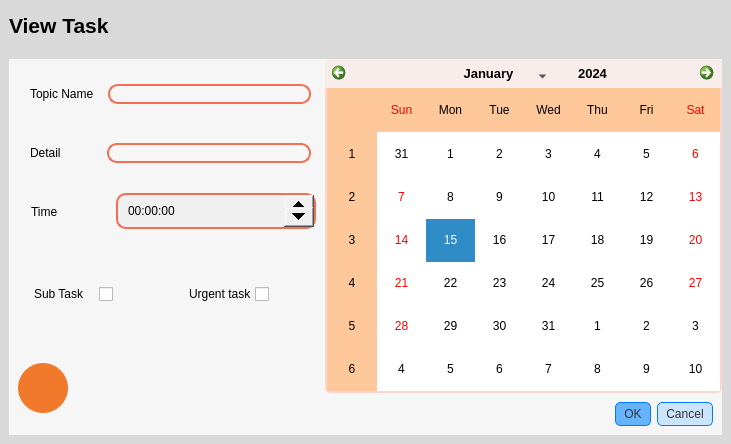
<?xml version="1.0" encoding="UTF-8"?>
<ui version="4.0">
 <class>Form</class>
 <widget class="QWidget" name="Form">
  <property name="geometry">
   <rect>
    <x>0</x>
    <y>0</y>
    <width>731</width>
    <height>444</height>
   </rect>
  </property>
  <property name="windowTitle">
   <string>Form</string>
  </property>
  <layout class="QVBoxLayout" name="verticalLayout_3">
   <property name="spacing">
    <number>0</number>
   </property>
   <property name="leftMargin">
    <number>0</number>
   </property>
   <property name="topMargin">
    <number>0</number>
   </property>
   <property name="rightMargin">
    <number>0</number>
   </property>
   <property name="bottomMargin">
    <number>0</number>
   </property>
   <item>
    <widget class="QFrame" name="main_create_task_frame">
     <property name="styleSheet">
      <string notr="true">*{
color: #000;
border : none;
}
QLineEdit:focus {
    border-color: #007bff; /* Blue border when focused */
    border-style: solid;
}
#main_create_task_frame{
background-color: #d9d9d9;
}



#confirm_Button {
    padding: 5px 10px;
    font-size: 16px;
    font-weight: bold;
    color: #fff;
    border: none;
    border-radius: 5px;
    /*background: qlineargradient(spread:pad, x1:0, y1:0.5, x2:1, y2:0.5, stop:0 #f0792b, stop:0.5 #ffa163, stop:1 #edb28c);*/
	background-color: #f0792b;
    cursor: pointer;
    transition: background-color 0.3s ease;
}

#create_Button:hover , #delete_Button:hover , #edit_Button:hover {
    background-color: #ff6347; 
}

*{
color: #000;
/*border : none;*/

}
#frame{
background-color:#f6f6f6;

}

QLineEdit{
background-color: transparent;
}

#detail_lineEdit, #topic_lineEdit{
border-radius: 10px;
margin: 5px;
border : 2px solid #f26e56;
}

#detailHeadline{
margin-right: 35px;
}

#topicNameHeadline{
margin-right: 3px;
}
</string>
     </property>
     <property name="frameShape">
      <enum>QFrame::StyledPanel</enum>
     </property>
     <property name="frameShadow">
      <enum>QFrame::Raised</enum>
     </property>
     <layout class="QGridLayout" name="gridLayout_11">
      <property name="leftMargin">
       <number>0</number>
      </property>
      <property name="topMargin">
       <number>0</number>
      </property>
      <property name="rightMargin">
       <number>0</number>
      </property>
      <property name="bottomMargin">
       <number>0</number>
      </property>
      <property name="spacing">
       <number>0</number>
      </property>
      <item row="0" column="0">
       <widget class="QFrame" name="viewTaskHeafer">
        <property name="minimumSize">
         <size>
          <width>0</width>
          <height>50</height>
         </size>
        </property>
        <property name="frameShape">
         <enum>QFrame::StyledPanel</enum>
        </property>
        <property name="frameShadow">
         <enum>QFrame::Raised</enum>
        </property>
        <layout class="QHBoxLayout" name="horizontalLayout">
         <property name="spacing">
          <number>0</number>
         </property>
         <property name="leftMargin">
          <number>0</number>
         </property>
         <property name="topMargin">
          <number>0</number>
         </property>
         <property name="rightMargin">
          <number>0</number>
         </property>
         <property name="bottomMargin">
          <number>0</number>
         </property>
         <item alignment="Qt::AlignLeft">
          <widget class="QWidget" name="mainMenuButton_4" native="true">
           <layout class="QHBoxLayout" name="horizontalLayout_35">
            <item>
             <widget class="QLabel" name="homeHeader_5">
              <property name="font">
               <font>
                <pointsize>16</pointsize>
                <bold>true</bold>
               </font>
              </property>
              <property name="text">
               <string>View Task</string>
              </property>
             </widget>
            </item>
           </layout>
          </widget>
         </item>
        </layout>
       </widget>
      </item>
      <item row="1" column="0">
       <widget class="QFrame" name="frame_15">
        <property name="sizePolicy">
         <sizepolicy hsizetype="Preferred" vsizetype="Preferred">
          <horstretch>0</horstretch>
          <verstretch>0</verstretch>
         </sizepolicy>
        </property>
        <property name="maximumSize">
         <size>
          <width>16777215</width>
          <height>16777215</height>
         </size>
        </property>
        <property name="styleSheet">
         <string notr="true"/>
        </property>
        <property name="frameShape">
         <enum>QFrame::StyledPanel</enum>
        </property>
        <property name="frameShadow">
         <enum>QFrame::Raised</enum>
        </property>
        <layout class="QGridLayout" name="gridLayout_3">
         <item row="0" column="0">
          <widget class="QFrame" name="frame">
           <property name="styleSheet">
            <string notr="true"/>
           </property>
           <property name="frameShape">
            <enum>QFrame::StyledPanel</enum>
           </property>
           <property name="frameShadow">
            <enum>QFrame::Raised</enum>
           </property>
           <layout class="QHBoxLayout" name="horizontalLayout_2">
            <property name="spacing">
             <number>0</number>
            </property>
            <property name="leftMargin">
             <number>0</number>
            </property>
            <property name="topMargin">
             <number>0</number>
            </property>
            <property name="rightMargin">
             <number>0</number>
            </property>
            <property name="bottomMargin">
             <number>0</number>
            </property>
            <item>
             <widget class="QFrame" name="frame_2">
              <property name="frameShape">
               <enum>QFrame::StyledPanel</enum>
              </property>
              <property name="frameShadow">
               <enum>QFrame::Raised</enum>
              </property>
              <layout class="QVBoxLayout" name="verticalLayout">
               <property name="spacing">
                <number>0</number>
               </property>
               <property name="leftMargin">
                <number>0</number>
               </property>
               <property name="topMargin">
                <number>0</number>
               </property>
               <property name="rightMargin">
                <number>0</number>
               </property>
               <property name="bottomMargin">
                <number>0</number>
               </property>
               <item>
                <widget class="QFrame" name="frame_6">
                 <property name="sizePolicy">
                  <sizepolicy hsizetype="Fixed" vsizetype="Preferred">
                   <horstretch>0</horstretch>
                   <verstretch>0</verstretch>
                  </sizepolicy>
                 </property>
                 <property name="frameShape">
                  <enum>QFrame::StyledPanel</enum>
                 </property>
                 <property name="frameShadow">
                  <enum>QFrame::Raised</enum>
                 </property>
                 <layout class="QGridLayout" name="gridLayout_7">
                  <item row="0" column="0">
                   <widget class="QFrame" name="frame_9">
                    <property name="frameShape">
                     <enum>QFrame::StyledPanel</enum>
                    </property>
                    <property name="frameShadow">
                     <enum>QFrame::Raised</enum>
                    </property>
                    <layout class="QGridLayout" name="gridLayout_4">
                     <property name="topMargin">
                      <number>0</number>
                     </property>
                     <property name="rightMargin">
                      <number>0</number>
                     </property>
                     <property name="bottomMargin">
                      <number>0</number>
                     </property>
                     <property name="horizontalSpacing">
                      <number>0</number>
                     </property>
                     <item row="0" column="0">
                      <widget class="QLabel" name="topicNameHeadline">
                       <property name="text">
                        <string>Topic Name </string>
                       </property>
                      </widget>
                     </item>
                     <item row="0" column="1">
                      <widget class="QLineEdit" name="topic_lineEdit">
                       <property name="styleSheet">
                        <string notr="true">QLineEdit:focus {
    border-color: #007bff; /* Blue border when focused */
    border-style: solid;
}</string>
                       </property>
                      </widget>
                     </item>
                    </layout>
                   </widget>
                  </item>
                  <item row="1" column="0">
                   <widget class="QFrame" name="frame_10">
                    <property name="frameShape">
                     <enum>QFrame::StyledPanel</enum>
                    </property>
                    <property name="frameShadow">
                     <enum>QFrame::Raised</enum>
                    </property>
                    <layout class="QHBoxLayout" name="horizontalLayout_6">
                     <property name="spacing">
                      <number>0</number>
                     </property>
                     <property name="topMargin">
                      <number>0</number>
                     </property>
                     <property name="rightMargin">
                      <number>0</number>
                     </property>
                     <property name="bottomMargin">
                      <number>0</number>
                     </property>
                     <item>
                      <widget class="QLabel" name="detailHeadline">
                       <property name="text">
                        <string>Detail </string>
                       </property>
                       <property name="margin">
                        <number>5</number>
                       </property>
                      </widget>
                     </item>
                     <item>
                      <widget class="QLineEdit" name="detail_lineEdit">
                       <property name="styleSheet">
                        <string notr="true">QLineEdit:focus {
    border-color: #007bff; /* Blue border when focused */
    border-style: solid;
}</string>
                       </property>
                      </widget>
                     </item>
                    </layout>
                   </widget>
                  </item>
                  <item row="2" column="0">
                   <widget class="QFrame" name="frame_12">
                    <property name="frameShape">
                     <enum>QFrame::StyledPanel</enum>
                    </property>
                    <property name="frameShadow">
                     <enum>QFrame::Raised</enum>
                    </property>
                    <layout class="QHBoxLayout" name="horizontalLayout_4">
                     <property name="spacing">
                      <number>0</number>
                     </property>
                     <property name="leftMargin">
                      <number>0</number>
                     </property>
                     <property name="topMargin">
                      <number>0</number>
                     </property>
                     <property name="rightMargin">
                      <number>0</number>
                     </property>
                     <property name="bottomMargin">
                      <number>0</number>
                     </property>
                     <item alignment="Qt::AlignLeft">
                      <widget class="QFrame" name="frame_17">
                       <property name="frameShape">
                        <enum>QFrame::StyledPanel</enum>
                       </property>
                       <property name="frameShadow">
                        <enum>QFrame::Raised</enum>
                       </property>
                       <layout class="QHBoxLayout" name="horizontalLayout_9">
                        <property name="spacing">
                         <number>0</number>
                        </property>
                        <property name="leftMargin">
                         <number>0</number>
                        </property>
                        <property name="topMargin">
                         <number>0</number>
                        </property>
                        <property name="rightMargin">
                         <number>0</number>
                        </property>
                        <property name="bottomMargin">
                         <number>0</number>
                        </property>
                        <item alignment="Qt::AlignLeft">
                         <widget class="QLabel" name="label">
                          <property name="styleSheet">
                           <string notr="true">margin-left: 10px;
margin-right: 25px;</string>
                          </property>
                          <property name="text">
                           <string>Time         </string>
                          </property>
                         </widget>
                        </item>
                        <item>
                         <widget class="QTimeEdit" name="timeEdit">
                          <property name="sizePolicy">
                           <sizepolicy hsizetype="Expanding" vsizetype="Fixed">
                            <horstretch>0</horstretch>
                            <verstretch>0</verstretch>
                           </sizepolicy>
                          </property>
                          <property name="minimumSize">
                           <size>
                            <width>200</width>
                            <height>0</height>
                           </size>
                          </property>
                          <property name="styleSheet">
                           <string notr="true">QTimeEdit {
    background-color: #f0f0f0; 
    border: 2px solid #f26e56; 
    border-radius: 10px;
    padding: 8px;
    selection-background-color: #007bff;  
    selection-color: #ffffff; 
}

QTimeEdit:focus {
    border-color: #007bff; 
    border-style: solid;
}

QTimeEdit::up-button {
    width: 30px; 
    height: 20px; 
    subcontrol-origin: padding;
    subcontrol-position: top right; 
}

QTimeEdit::down-button {
    width: 30px; 
    height: 20px; 
    subcontrol-origin: padding;
    subcontrol-position: bottom right; 
}
</string>
                          </property>
                          <property name="locale">
                           <locale language="English" country="UnitedStates"/>
                          </property>
                         </widget>
                        </item>
                       </layout>
                      </widget>
                     </item>
                    </layout>
                   </widget>
                  </item>
                 </layout>
                </widget>
               </item>
               <item>
                <widget class="QFrame" name="frame_8">
                 <property name="frameShape">
                  <enum>QFrame::StyledPanel</enum>
                 </property>
                 <property name="frameShadow">
                  <enum>QFrame::Raised</enum>
                 </property>
                 <layout class="QVBoxLayout" name="verticalLayout_4">
                  <property name="spacing">
                   <number>0</number>
                  </property>
                  <property name="leftMargin">
                   <number>0</number>
                  </property>
                  <property name="topMargin">
                   <number>0</number>
                  </property>
                  <property name="rightMargin">
                   <number>0</number>
                  </property>
                  <property name="bottomMargin">
                   <number>0</number>
                  </property>
                  <item>
                   <widget class="QFrame" name="frame_7">
                    <property name="frameShape">
                     <enum>QFrame::StyledPanel</enum>
                    </property>
                    <property name="frameShadow">
                     <enum>QFrame::Raised</enum>
                    </property>
                    <layout class="QHBoxLayout" name="horizontalLayout_3">
                     <property name="spacing">
                      <number>0</number>
                     </property>
                     <property name="leftMargin">
                      <number>0</number>
                     </property>
                     <property name="topMargin">
                      <number>0</number>
                     </property>
                     <property name="rightMargin">
                      <number>0</number>
                     </property>
                     <property name="bottomMargin">
                      <number>0</number>
                     </property>
                     <item>
                      <widget class="QFrame" name="frame_13">
                       <property name="frameShape">
                        <enum>QFrame::StyledPanel</enum>
                       </property>
                       <property name="frameShadow">
                        <enum>QFrame::Raised</enum>
                       </property>
                       <layout class="QGridLayout" name="gridLayout_5">
                        <property name="leftMargin">
                         <number>0</number>
                        </property>
                        <property name="topMargin">
                         <number>0</number>
                        </property>
                        <property name="rightMargin">
                         <number>0</number>
                        </property>
                        <property name="bottomMargin">
                         <number>0</number>
                        </property>
                        <property name="spacing">
                         <number>0</number>
                        </property>
                        <item row="0" column="0">
                         <widget class="QFrame" name="frame_16">
                          <property name="frameShape">
                           <enum>QFrame::StyledPanel</enum>
                          </property>
                          <property name="frameShadow">
                           <enum>QFrame::Raised</enum>
                          </property>
                          <layout class="QGridLayout" name="gridLayout_8">
                           <property name="leftMargin">
                            <number>0</number>
                           </property>
                           <item row="0" column="0">
                            <widget class="QFrame" name="frame_22">
                             <property name="frameShape">
                              <enum>QFrame::StyledPanel</enum>
                             </property>
                             <property name="frameShadow">
                              <enum>QFrame::Raised</enum>
                             </property>
                             <layout class="QGridLayout" name="gridLayout_9">
                              <property name="leftMargin">
                               <number>0</number>
                              </property>
                              <property name="topMargin">
                               <number>0</number>
                              </property>
                              <property name="rightMargin">
                               <number>0</number>
                              </property>
                              <property name="bottomMargin">
                               <number>0</number>
                              </property>
                              <property name="spacing">
                               <number>0</number>
                              </property>
                              <item row="0" column="0" alignment="Qt::AlignLeft">
                               <widget class="QFrame" name="frame_11">
                                <property name="frameShape">
                                 <enum>QFrame::StyledPanel</enum>
                                </property>
                                <property name="frameShadow">
                                 <enum>QFrame::Raised</enum>
                                </property>
                                <layout class="QHBoxLayout" name="horizontalLayout_7">
                                 <property name="spacing">
                                  <number>6</number>
                                 </property>
                                 <property name="leftMargin">
                                  <number>12</number>
                                 </property>
                                 <property name="topMargin">
                                  <number>0</number>
                                 </property>
                                 <property name="rightMargin">
                                  <number>0</number>
                                 </property>
                                 <property name="bottomMargin">
                                  <number>0</number>
                                 </property>
                                 <item alignment="Qt::AlignLeft">
                                  <widget class="QLabel" name="subTaskHeadline">
                                   <property name="styleSheet">
                                    <string notr="true">margin-left: 10px;</string>
                                   </property>
                                   <property name="text">
                                    <string>Sub Task  </string>
                                   </property>
                                   <property name="margin">
                                    <number>5</number>
                                   </property>
                                  </widget>
                                 </item>
                                 <item alignment="Qt::AlignLeft">
                                  <widget class="QCheckBox" name="sub_task_check_box">
                                   <property name="text">
                                    <string/>
                                   </property>
                                  </widget>
                                 </item>
                                </layout>
                               </widget>
                              </item>
                             </layout>
                            </widget>
                           </item>
                           <item row="0" column="1">
                            <widget class="QFrame" name="frame_21">
                             <property name="frameShape">
                              <enum>QFrame::StyledPanel</enum>
                             </property>
                             <property name="frameShadow">
                              <enum>QFrame::Raised</enum>
                             </property>
                             <layout class="QVBoxLayout" name="verticalLayout_6">
                              <property name="spacing">
                               <number>0</number>
                              </property>
                              <property name="leftMargin">
                               <number>0</number>
                              </property>
                              <property name="topMargin">
                               <number>0</number>
                              </property>
                              <property name="rightMargin">
                               <number>0</number>
                              </property>
                              <property name="bottomMargin">
                               <number>0</number>
                              </property>
                              <item>
                               <widget class="QFrame" name="frame_14">
                                <property name="frameShape">
                                 <enum>QFrame::StyledPanel</enum>
                                </property>
                                <property name="frameShadow">
                                 <enum>QFrame::Raised</enum>
                                </property>
                                <layout class="QHBoxLayout" name="horizontalLayout_8">
                                 <property name="spacing">
                                  <number>0</number>
                                 </property>
                                 <property name="leftMargin">
                                  <number>0</number>
                                 </property>
                                 <property name="topMargin">
                                  <number>0</number>
                                 </property>
                                 <property name="rightMargin">
                                  <number>0</number>
                                 </property>
                                 <property name="bottomMargin">
                                  <number>0</number>
                                 </property>
                                 <item alignment="Qt::AlignHCenter">
                                  <widget class="QLabel" name="urgentTaskHeadline">
                                   <property name="styleSheet">
                                    <string notr="true">margin-left: 20px;</string>
                                   </property>
                                   <property name="text">
                                    <string>Urgent task</string>
                                   </property>
                                   <property name="margin">
                                    <number>5</number>
                                   </property>
                                  </widget>
                                 </item>
                                 <item>
                                  <widget class="QCheckBox" name="urgent_task_check_box">
                                   <property name="text">
                                    <string/>
                                   </property>
                                  </widget>
                                 </item>
                                </layout>
                               </widget>
                              </item>
                             </layout>
                            </widget>
                           </item>
                          </layout>
                         </widget>
                        </item>
                        <item row="1" column="0">
                         <widget class="QFrame" name="frame_18">
                          <property name="styleSheet">
                           <string notr="true"/>
                          </property>
                          <property name="frameShape">
                           <enum>QFrame::StyledPanel</enum>
                          </property>
                          <property name="frameShadow">
                           <enum>QFrame::Raised</enum>
                          </property>
                          <layout class="QGridLayout" name="gridLayout">
                           <property name="leftMargin">
                            <number>0</number>
                           </property>
                           <property name="topMargin">
                            <number>0</number>
                           </property>
                           <property name="rightMargin">
                            <number>0</number>
                           </property>
                           <property name="bottomMargin">
                            <number>0</number>
                           </property>
                           <property name="spacing">
                            <number>0</number>
                           </property>
                           <item row="0" column="0" alignment="Qt::AlignLeft">
                            <widget class="QFrame" name="frame_20">
                             <property name="frameShape">
                              <enum>QFrame::StyledPanel</enum>
                             </property>
                             <property name="frameShadow">
                              <enum>QFrame::Raised</enum>
                             </property>
                             <layout class="QGridLayout" name="gridLayout_6">
                              <property name="leftMargin">
                               <number>0</number>
                              </property>
                              <item row="0" column="0" alignment="Qt::AlignHCenter">
                               <widget class="QFrame" name="frame_19">
                                <property name="frameShape">
                                 <enum>QFrame::StyledPanel</enum>
                                </property>
                                <property name="frameShadow">
                                 <enum>QFrame::Raised</enum>
                                </property>
                                <layout class="QVBoxLayout" name="verticalLayout_5">
                                 <item>
                                  <widget class="QPushButton" name="voiceButton">
                                   <property name="sizePolicy">
                                    <sizepolicy hsizetype="Fixed" vsizetype="Fixed">
                                     <horstretch>0</horstretch>
                                     <verstretch>0</verstretch>
                                    </sizepolicy>
                                   </property>
                                   <property name="styleSheet">
                                    <string notr="true">#voiceButton {
    width: 50px;
    height : 50px;
    font-size: 16px;
    font-weight: bold;
    color: #ffffff;
    border: none;
    border-radius: 25px; 
    background-color: #f0792b;
}

#voiceButton:hover {
    background-color: #ff6347;
}
</string>
                                   </property>
                                   <property name="text">
                                    <string/>
                                   </property>
                                   <property name="icon">
                                    <iconset resource="../SEP_Project/resources.qrc">
                                     <normaloff>:/icons_v2/mic.svg</normaloff>:/icons_v2/mic.svg</iconset>
                                   </property>
                                  </widget>
                                 </item>
                                </layout>
                               </widget>
                              </item>
                             </layout>
                            </widget>
                           </item>
                          </layout>
                         </widget>
                        </item>
                       </layout>
                      </widget>
                     </item>
                    </layout>
                   </widget>
                  </item>
                 </layout>
                </widget>
               </item>
              </layout>
             </widget>
            </item>
            <item>
             <widget class="QFrame" name="frame_3">
              <property name="frameShape">
               <enum>QFrame::StyledPanel</enum>
              </property>
              <property name="frameShadow">
               <enum>QFrame::Raised</enum>
              </property>
              <layout class="QVBoxLayout" name="verticalLayout_2">
               <property name="spacing">
                <number>0</number>
               </property>
               <property name="leftMargin">
                <number>0</number>
               </property>
               <property name="topMargin">
                <number>0</number>
               </property>
               <property name="rightMargin">
                <number>0</number>
               </property>
               <property name="bottomMargin">
                <number>0</number>
               </property>
               <item>
                <widget class="QFrame" name="frame_4">
                 <property name="frameShape">
                  <enum>QFrame::StyledPanel</enum>
                 </property>
                 <property name="frameShadow">
                  <enum>QFrame::Raised</enum>
                 </property>
                 <layout class="QGridLayout" name="gridLayout_2">
                  <property name="leftMargin">
                   <number>0</number>
                  </property>
                  <property name="topMargin">
                   <number>0</number>
                  </property>
                  <property name="rightMargin">
                   <number>0</number>
                  </property>
                  <property name="bottomMargin">
                   <number>0</number>
                  </property>
                  <property name="spacing">
                   <number>0</number>
                  </property>
                  <item row="0" column="0">
                   <widget class="QCalendarWidget" name="calendarWidget">
                    <property name="sizePolicy">
                     <sizepolicy hsizetype="Preferred" vsizetype="Preferred">
                      <horstretch>0</horstretch>
                      <verstretch>0</verstretch>
                     </sizepolicy>
                    </property>
                    <property name="styleSheet">
                     <string notr="true">
#calendarWidget QWidget{
alternate-background-color: #fec89a;
}

#qt_calendar_navigationbar{
background-color: #f8edeb;
border: 2px solid #f8edeb;
border-bottom: 0px;
border-top-left-radius: 5px;
border-top-right-radius: 5px;


}

#qt_calendar_prevmonth, #qt_calendar_nextmonth{
border: none;
qproperty-icon: none;
border-radius: 5px;
background-color: transparent;
padding: 5px;


}

#qt_calendar_prevmonth{
	image: url(:/icons/assets/icons/arrow-left.svg);
subcontrol-position:left;
}

#qt_calendar_nextmonth{
	image: url(:/icons/assets/icons/arrow-right.svg);
subcontrol-position:right;
}

#qt_calendar_nextmonth:hover,#qt_calendar_prevmonth:hover{
/*
background-color: #f8edeb;
margin-right: 10px;
*/
}

#qt_calendar_nextmonth:pressd,#qt_calendar_prevmonth:pressd{
background-color: #fcd5ce;
}

#qt_calendar_yearbutton{
color: #000;
margin: 5px;
border-radius: 5px;
font-size: 13px;
padding: 0 10px;
}

#qt_calendar_monthbutton{
width: 110px;
color: #000;
font-size: 13px;
margin: 5px 8px;
border-radius: 5px;
padding: 0px 4px;


}

#qt_calendar_yearbutton:hover, #qt_calendar_monthbutton:hover{
background-color: #55aaff;
}

#qt_calendar_yearbutton:pressed, #qt_calendar_monthbutton:pressed{
background-color: rgba(235,235,235,100);
}

#qt_calendar_yearedit{
min-width: 70px;
color: #1e1e1e;
background: transparent;
font-size: 12px;
padding:5px;

}

#qt_calendar_yearedit::down-button{
	image: url(:/icons/assets/icons/arrow-down.svg);
subcontrol-position:left;
}

#qt_calendar_yearedit::up-button{
		image: url(:/icons/assets/icons/arrow-up.svg);
subcontrol-position:right;
}

#qt_calendar_yearedit::down-button,#qt_calendar_yearedit::up-button{
width:10px;
padding: 0px 5px;
border-radius: 3px;

}

#qt_calendar_yearedit::down-button,#qt_calendar_yearedit::up-button{
background-color: #55aaff;
margin-right: 10px;

}

#calendarWidgetQToolButton QMenu{
background-color: #fff;
}

#calendarWidgetQToolButton QMenu::item{

}

#calendarWidgetQToolButton QMenu::item:selected:enable{
background-color: #55aaff;
}

#calendarWidgetQToolButton QToolButtin::menu-indicator{
nosubcontrol-origin: margin;
subcontrol-position:right center;
margin-top: 10px;
width:20px;

}

#qt_calendar_calendarview{
border: 2px solid #fcd5ce;
border-top:0px;
border-bottom-left-radius: 5px;
border-bottom-right-radius: 5px;

}

#qt_calendar_calendarview::item:hover{
border-radius: 5px;
background-color: #cdd1d1;
}

#qt_calendar_calendarview::item:selected{
border-radius: 5px;
color:#1e1e1e;
background-color: #ffddd2;

}





</string>
                    </property>
                    <property name="locale">
                     <locale language="English" country="UnitedStates"/>
                    </property>
                   </widget>
                  </item>
                 </layout>
                </widget>
               </item>
               <item>
                <widget class="QFrame" name="frame_5">
                 <property name="frameShape">
                  <enum>QFrame::StyledPanel</enum>
                 </property>
                 <property name="frameShadow">
                  <enum>QFrame::Raised</enum>
                 </property>
                 <layout class="QHBoxLayout" name="horizontalLayout_5">
                  <item>
                   <widget class="QDialogButtonBox" name="confirm_button">
                    <property name="styleSheet">
                     <string notr="true">QDialog {
    background-color: #f0f0f0;
    border: 2px solid #007bff;
    border-radius: 5px;
    padding: 10px;
}

QDialogButtonBox {
    background-color: transparent;
    spacing: 10px;
}

QDialogButtonBox QPushButton {
    background-color: #cce5ff; 
    color: #333333;
    border: 1px solid #007bff;
    padding: 4px 8px;
    border-radius: 5px;
    transition: background-color 0.3s ease; 
}

QDialogButtonBox QPushButton:hover {
    background-color: #b3d1ff; 
}

QDialogButtonBox QPushButton:flat {
    border: none;
}

QDialogButtonBox QPushButton:default {
    background-color: #66b3ff; /* Pastel blue darker */
}

QDialogButtonBox QPushButton:primary {
    background-color: #3366ff; /* Deeper blue for primary */
}

QDialogButtonBox QPushButton:destructive {
    background-color: #ff9999; 
}

QDialog QLabel {
    color: #333333;
    font-size: 16px;
}
</string>
                    </property>
                    <property name="standardButtons">
                     <set>QDialogButtonBox::Cancel|QDialogButtonBox::Ok</set>
                    </property>
                   </widget>
                  </item>
                 </layout>
                </widget>
               </item>
              </layout>
             </widget>
            </item>
           </layout>
          </widget>
         </item>
        </layout>
       </widget>
      </item>
     </layout>
    </widget>
   </item>
  </layout>
 </widget>
 <resources>
  <include location="../SEP_Project/resources.qrc"/>
 </resources>
 <connections/>
</ui>
